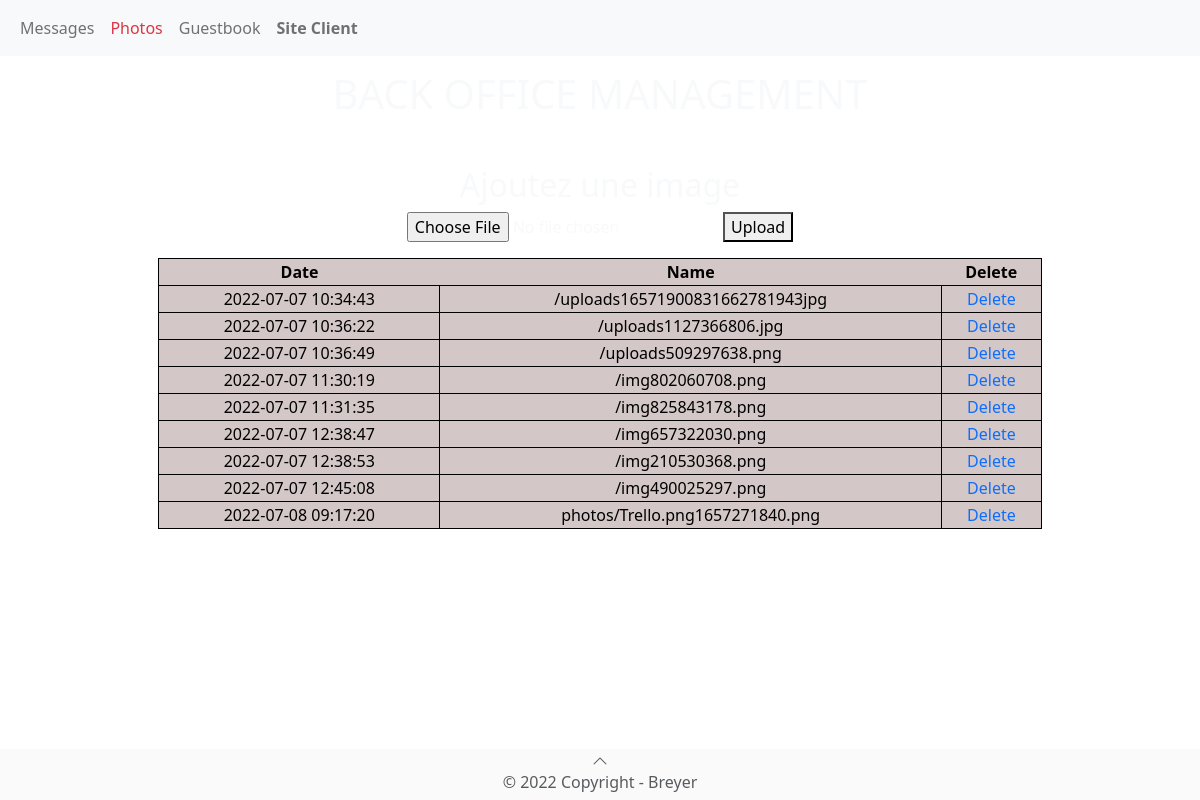
/backOfficePictures.php, run on the app's committed database.
### tables this page shows
CREATE TABLE `images` (
  `id` int(11) NOT NULL,
  `date` timestamp NULL DEFAULT current_timestamp() ON UPDATE current_timestamp(),
  `name` varchar(100) NOT NULL
);

### backOfficePictures.php (the view, shortened to what this page needs)
<?php
	$dbhost = "localhost";
	$dbuser = "root";
	$dbpass = "";
	$db = "restaurant";
	$bdd = new PDO("mysql:host=$dbhost;dbname=$db",$dbuser,$dbpass);
$requete = $bdd->query('SELECT * FROM images');
?>
<!DOCTYPE html>
<html lang="fr">
<head>
    <link href="https://cdn.jsdelivr.net/npm/bootstrap@5.2.0-beta1/dist/css/bootstrap.min.css" rel="stylesheet">
    <link rel="stylesheet" href="https://cdn.jsdelivr.net/npm/bootstrap-icons@1.8.2/font/bootstrap-icons.css">
    <link rel="stylesheet" href="styles.css" />
</head>
<main>
<nav class="navbar navbar-expand-lg bg-light navbar-light fixed-top">
  <div class="container-fluid">
          <div class="collapse navbar-collapse" id="navbarTogglerDemo01">
            <ul class="navbar-nav me-auto mb-4 mb-lg-0">
                <li class="nav-item bg-transparent">
                  <a class="nav-link" aria-current="page" href="backOffice.php">Messages</a>
                </li>
                <li class="nav-item bg-transparent">
                  <a class="nav-link text-danger" href="backOfficePictures.php">Photos</a>
                </li>
                <li class="nav-item bg-transparent">
                  <a class="nav-link" href="backOfficeGuestBook.php">Guestbook</a>
                </li>
                <li class="nav-imtem text-light fw-bold rounded">
                  <a class="nav-link" href="index.php">Site Client</a>
                </li>
            </ul>
          </div>
  </div>
</nav>
<h1 class="text-light text-center">BACK OFFICE MANAGEMENT</h1>
<div id="CONTENER" class="text-light text-center m-5">
    <article class="">
        <h2 class="text-light">Ajoutez une image</h2>
<form method="post" action="backOfficePictures.php" enctype="multipart/form-data">
    <p>
        <input type="file" name="image" required/>
        <button type="submit">Upload</button>
    </p>
    <table id="background_table">
        <tr>
            <th>Date</th>
            <th>Name</th>
            <th>Delete</th>
        </tr>
<?php
while ($donnees = $requete->fetch()){
echo '  <tr>
                <td>'.$donnees['date'].'</td>
                <td>'.$donnees['name'].'</td>'
                ?>
                <td><a href="deletePictures.php?id=<?php echo $donnees['id']; ?>" style="text-decoration:none">Delete</a></td>
        </tr>
<?php
}
?>
    </table>
</form>
    </article>
</div>
</main>
<footer class="bg-light opacity-75 text-center fixed-bottom">
  <a href="#up"><span class="bi bi-chevron-up text-dark"></span></a>
  <h6 class="text-dark">© 2022 Copyright - Breyer</h6>
</footer>
</html>

### styles.css (style rules this page uses)
main { margin-bottom: 120px; }
#background_table { width: 80%; margin: auto; }
#background_table, td, tr { background-color: rgb(211, 199, 199); color: black; border: solid 1px; text-align: center; height: 1.3rem; }

### data on the page
images: date "2022-07-07 10:34:43", name "/uploads16571900831662781943jpg"
images: date "2022-07-07 10:36:22", name "/uploads1127366806.jpg"
images: date "2022-07-07 10:36:49", name "/uploads509297638.png"
images: date "2022-07-07 11:30:19", name "/img802060708.png"
images: date "2022-07-07 11:31:35", name "/img825843178.png"
images: date "2022-07-07 12:38:47", name "/img657322030.png"
images: date "2022-07-07 12:38:53", name "/img210530368.png"
images: date "2022-07-07 12:45:08", name "/img490025297.png"
images: date "2022-07-08 09:17:20", name "photos/Trello.png1657271840.png"
